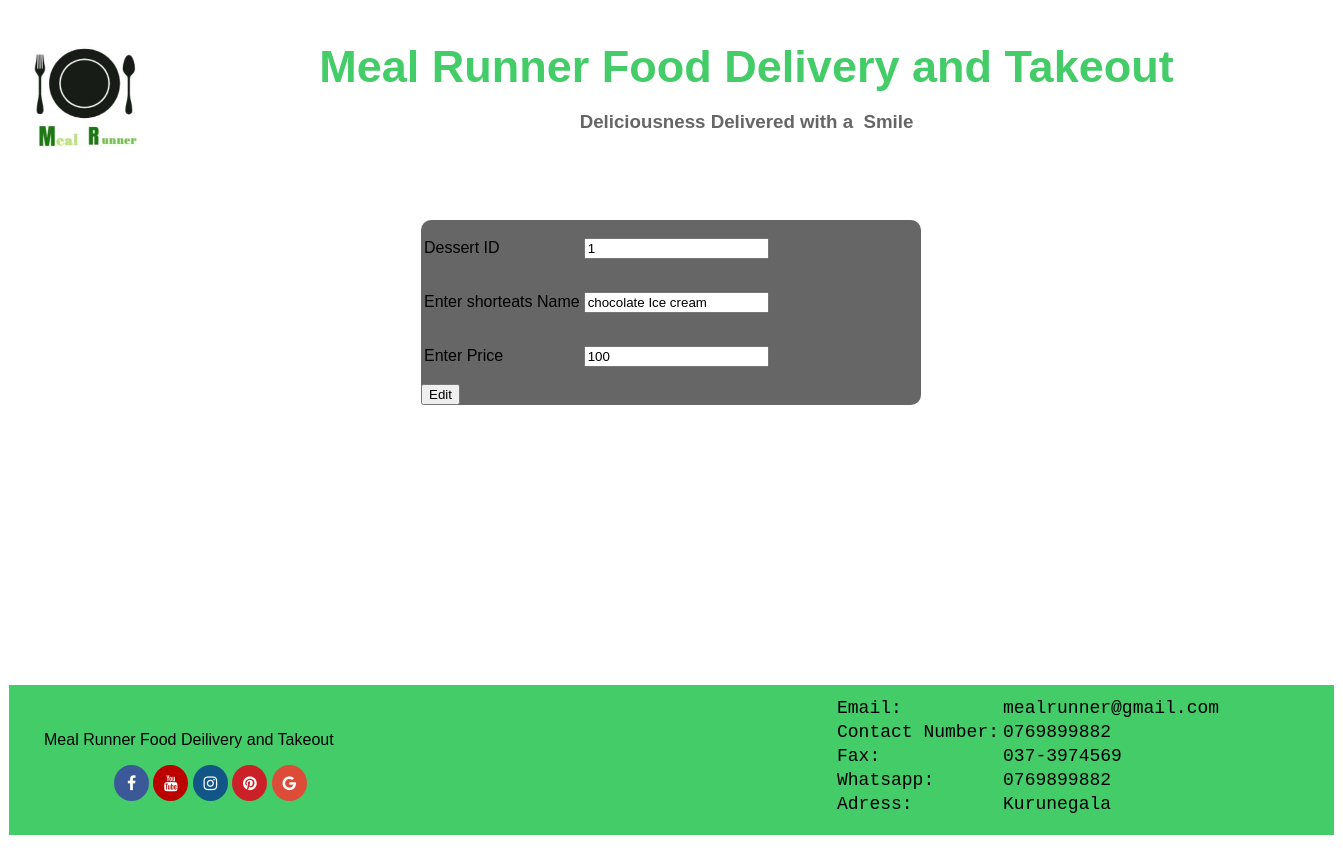
Screenshot of /editdessert.php?Id=1 with the database file from the repository.
### tables this page shows
CREATE TABLE IF NOT EXISTS `dessert` (
  `Did` int(11) NOT NULL AUTO_INCREMENT,
  `Dname` varchar(50) NOT NULL,
  `Dprice` int(11) NOT NULL,
  PRIMARY KEY (`Did`)
);

### editdessert.php (the view, shortened to what this page needs)
<?php
	include'connect.php';
	$id=$_GET['Id'];
	$Dname="";
	$Dprice="";
	$sql="SELECT * FROM dessert WHERE Did='$id'";
	$result=mysqli_query($conn,$sql);
	if(mysqli_num_rows($result)>0)
	{
		while($row=mysqli_fetch_assoc($result))
		{
			$id=$row['Did'];
			$Dname=$row['Dname'];
			$Dprice=$row['Dprice'];
		}
	}
?>
 <!DOCTYPE html PUBLIC "-//W3C//DTD XHTML 1.0 Transitional//EN" "http://www.w3.org/TR/xhtml1/DTD/xhtml1-transitional.dtd">
<html xmlns="http://www.w3.org/1999/xhtml">
<head><link rel="stylesheet" type="text/css" href="foodupdate.css"/>
<link rel="stylesheet" href="https://cdnjs.cloudflare.com/ajax/libs/font-awesome/4.7.0/css/font-awesome.min.css">
</head>
<body>
<div id="mai">
			<div id="logo">
             <img src="Backgrounds/478d7088-b22f-49a9-96ae-3f4aa470643a.jpeg" class="lg">
            </div>
			<div id="mainh">
            	   <div class="mainhsub">
					<p ><h2 id="topic">Meal Runner Food Delivery and Takeout</h2><br><h3 id="subtop">Deliciousness Delivered with a 					Smile</h3></p>
				  </div>
			</div>
 <div id="contl">
            <div class="tpcon">
            	<form action="renewdessert.php" method="post">
                	<table>
                    <tr>
                        	<td>
                            	<p>Dessert ID</p>
                            </td>
                            <td>
                            	<input type="text" name="kid" id="kid" class="kup" value="<?php echo $id;?>" readonly="readonly"/>
                            </td>
                        </tr>
                    	<tr>
                        	<td>
                            	<p>Enter shorteats Name</p>
                            </td>
                            <td>
                            	<input type="text" name="kname" id="kname" class="kup" value="<?php echo $Dname;?>"/>
                            </td>
                        </tr>
                        <tr>
                        	<td>
                            	<p>Enter Price</p>
                            </td>
                            <td>
                            	<input type="number" name="Lprice" id="Lprice" class="kup" value="<?php echo $Dprice;?>"/>
                            </td>
                        </tr>
                    </table>
                    <input type="submit" name="sub" id="sub" class="btnsub" value="Edit">
                </form>
            </div>
  </div>
		<div id="ftr">
        	<div id="lftftr">
            	<p class="tp">Meal Runner Food Deilivery and Takeout</p>
               <p align="left" class="sb">
                <a href="#" class="fa fa-facebook"></a>
                <a href="#" class="fa fa-youtube"></a>
                <a href="#" class="fa fa-instagram"></a>
                <a href="#" class="fa fa-pinterest"></a>
                <a href="#" class="fa fa-google"></a>
                </p>
            </div>
            <div id="rtftr">
				<table id="tbl">
                	<tr>
                    	<td>Email:</td>
                        <td>mealrunner@gmail.com</td>
                    </tr>
                    <tr>
                    	<td>Contact Number:</td>
                        <td>0769899882</td>
                    </tr>
                     <tr>
                    	<td>Fax:</td>
                        <td>037-3974569</td>
                    </tr>
                    <tr>
                    	<td>Whatsapp:</td>
                        <td>0769899882</td>
                    </tr>
                    <tr>
                    	<td>Adress:</td>
                        <td>Kurunegala</td>
                    </tr>
                </table>
            </div>
        </div>
        </div>
        </body>
        </html>

### foodupdate.css (style rules this page uses)
body { background-color:; }
#mai { width:1325px; height:auto; background-color:white; margin:auto; border-radius: 10px; padding:0px; }
#logo { width:150px; height:150px; float:left; background-color:gray; }
#mainh { width:1175px; height:150px; float:left; background-color:#FFF; margin:auto; margin-bottom:15px; border-radius: 10px; }
.mainhsub { width:1175px; height:120px; float:left; background-color:#fff; margin:auto; font-family:"Trebuchet MS", Arial, Helvetica, sans-serif; color:Black; border-radius: 10px; }
#topic { padding-top:0px; margin:0px; text-align:center; font-size:45px; color:#43cc68; }
#subtop { padding-top:0px; margin:0px; text-align:center; color:#666; }
* { box-sizing: border-box; }
body { font-family: Verdana, sans-serif; }
img { vertical-align: middle; }
#contl { width:1300px; height:450px; background-color:#; margin-top:20px; margin-left:12px; float:left; }
#ftr { width:1325px; height:270px; background-color:#FFF; margin-top:25px; margin-bottom:25px; }
#lftftr { width:825px; height:150px; float:left; background-color:#43cc68; padding-top:30px; padding-left:35px; margin-top:25px; margin-bottom:25px; }
#rtftr { width:500px; height:150px; float:left; background-color:#43cc68; padding-top:10px; margin-top:25px; margin-bottom:25px; }
.fa { padding: 10px; font-size: 10px; width: 35px; text-align: center; text-decoration: none; border-radius: 50%; }
.fa-facebook { background: #3B5998; color: white; }
.fa-google { background: #dd4b39; color: white; }
.fa-youtube { background: #bb0000; color: white; }
.fa-instagram { background: #125688; color: white; }
.fa-pinterest { background: #cb2027; color: white; }
.tp { font-family:"Arial Black", Gadget, sans-serif; text-align:left; padding:0px; }
#tbl { text-align:justify; color:#000; font-family:"Courier New", Courier, monospace; font-size:18px; }
.sb { padding-left:70px; }
.tpcon { height:auto; width:500px; background-color:#666; margin-top:10px; margin-left:400px; border-radius:10px; }
.lg { width:150px; height:150px; }

### rows the page displays
dessert: kid "1", kname "chocolate Ice cream", Lprice "100"
